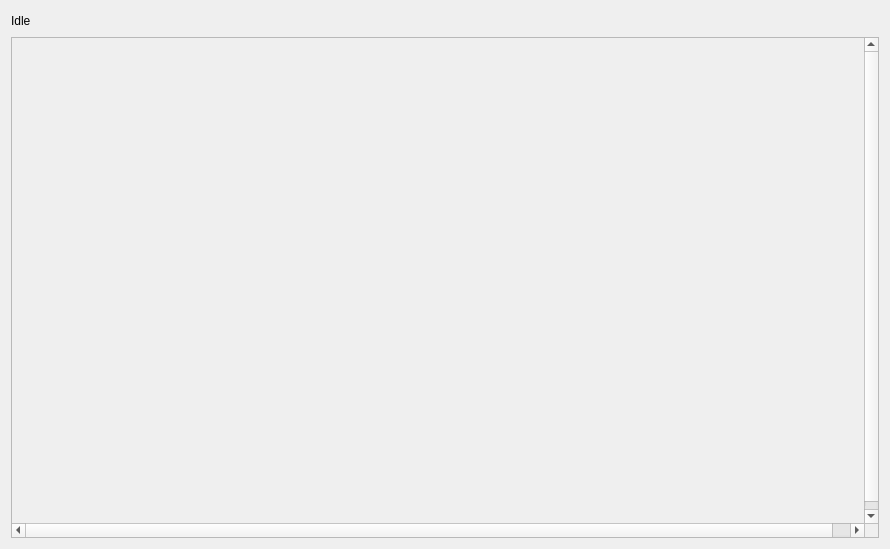
<?xml version="1.0" encoding="UTF-8"?>
<ui version="4.0">
 <class>main_widget</class>
 <widget class="QWidget" name="main_widget">
  <property name="geometry">
   <rect>
    <x>0</x>
    <y>0</y>
    <width>890</width>
    <height>549</height>
   </rect>
  </property>
  <property name="windowTitle">
   <string>March Input Device</string>
  </property>
  <layout class="QVBoxLayout" name="verticalLayout">
   <property name="sizeConstraint">
    <enum>QLayout::SetMinAndMaxSize</enum>
   </property>
   <item>
    <layout class="QHBoxLayout" name="status_bar">
     <item>
      <widget class="QLabel" name="status_label">
       <property name="maximumSize">
        <size>
         <width>16777215</width>
         <height>302</height>
        </size>
       </property>
       <property name="text">
        <string>Idle</string>
       </property>
      </widget>
     </item>
     <item>
      <spacer name="horizontalSpacer">
       <property name="orientation">
        <enum>Qt::Horizontal</enum>
       </property>
       <property name="sizeHint" stdset="0">
        <size>
         <width>40</width>
         <height>20</height>
        </size>
       </property>
      </spacer>
     </item>
     <item>
      <widget class="QLabel" name="gait_label">
       <property name="text">
        <string/>
       </property>
      </widget>
     </item>
    </layout>
   </item>
   <item>
    <widget class="QScrollArea" name="frame">
     <property name="enabled">
      <bool>true</bool>
     </property>
     <property name="focusPolicy">
      <enum>Qt::NoFocus</enum>
     </property>
     <property name="widgetResizable">
      <bool>false</bool>
     </property>
     <widget class="QWidget" name="content">
      <property name="geometry">
       <rect>
        <x>0</x>
        <y>0</y>
        <width>870</width>
        <height>493</height>
       </rect>
      </property>
      <property name="styleSheet">
       <string notr="true">QPushButton {
  background-color: #B6BDC9;
  color: #000000;
}

QPushButton:disabled {
  background-color: #80858D;
}</string>
      </property>
     </widget>
    </widget>
   </item>
  </layout>
 </widget>
 <resources/>
 <connections/>
</ui>
